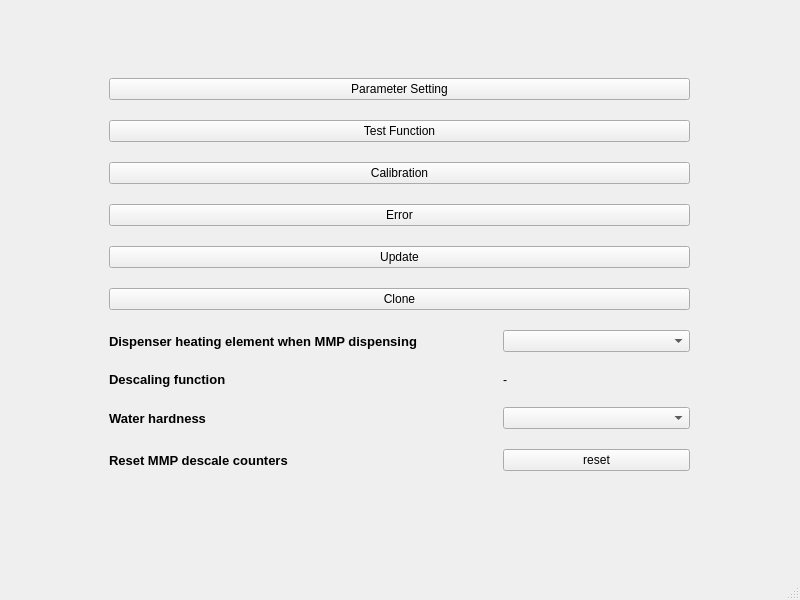
<?xml version="1.0" encoding="UTF-8"?>
<ui version="4.0">
 <class>FMU_SETTING</class>
 <widget class="QMainWindow" name="FMU_SETTING">
  <property name="geometry">
   <rect>
    <x>0</x>
    <y>0</y>
    <width>800</width>
    <height>600</height>
   </rect>
  </property>
  <property name="windowTitle">
   <string>MainWindow</string>
  </property>
  <widget class="QWidget" name="centralwidget">
   <widget class="QWidget" name="verticalLayoutWidget">
    <property name="geometry">
     <rect>
      <x>29</x>
      <y>19</y>
      <width>741</width>
      <height>511</height>
     </rect>
    </property>
    <layout class="QVBoxLayout" name="verticalLayout">
     <property name="leftMargin">
      <number>30</number>
     </property>
     <property name="rightMargin">
      <number>30</number>
     </property>
     <item>
      <layout class="QVBoxLayout" name="verticalLayout_2">
       <property name="spacing">
        <number>20</number>
       </property>
       <property name="leftMargin">
        <number>50</number>
       </property>
       <property name="rightMargin">
        <number>50</number>
       </property>
       <item>
        <spacer name="verticalSpacer_2">
         <property name="orientation">
          <enum>Qt::Vertical</enum>
         </property>
         <property name="sizeHint" stdset="0">
          <size>
           <width>20</width>
           <height>40</height>
          </size>
         </property>
        </spacer>
       </item>
       <item>
        <widget class="QPushButton" name="btn_param">
         <property name="text">
          <string>Parameter Setting</string>
         </property>
        </widget>
       </item>
       <item>
        <widget class="QPushButton" name="btn_test">
         <property name="text">
          <string>Test Function</string>
         </property>
        </widget>
       </item>
       <item>
        <widget class="QPushButton" name="btn_cal">
         <property name="text">
          <string>Calibration</string>
         </property>
        </widget>
       </item>
       <item>
        <widget class="QPushButton" name="btn_error">
         <property name="text">
          <string>Error</string>
         </property>
        </widget>
       </item>
       <item>
        <widget class="QPushButton" name="btn_up">
         <property name="text">
          <string>Update</string>
         </property>
        </widget>
       </item>
       <item>
        <widget class="QPushButton" name="btn_clone">
         <property name="text">
          <string>Clone</string>
         </property>
        </widget>
       </item>
       <item>
        <layout class="QHBoxLayout" name="horizontalLayout" stretch="2,1">
         <item>
          <widget class="QLabel" name="label">
           <property name="font">
            <font>
             <pointsize>10</pointsize>
             <weight>75</weight>
             <bold>true</bold>
            </font>
           </property>
           <property name="text">
            <string>Dispenser heating element when MMP dispensing</string>
           </property>
          </widget>
         </item>
         <item>
          <widget class="QComboBox" name="cb_element_switch"/>
         </item>
        </layout>
       </item>
       <item>
        <layout class="QHBoxLayout" name="horizontalLayout_2" stretch="2,1">
         <item>
          <widget class="QLabel" name="label_2">
           <property name="font">
            <font>
             <pointsize>10</pointsize>
             <weight>75</weight>
             <bold>true</bold>
            </font>
           </property>
           <property name="text">
            <string>Descaling function</string>
           </property>
          </widget>
         </item>
         <item>
          <widget class="QLabel" name="lbl_descale">
           <property name="text">
            <string>-</string>
           </property>
          </widget>
         </item>
        </layout>
       </item>
       <item>
        <layout class="QHBoxLayout" name="horizontalLayout_3" stretch="2,1">
         <item>
          <widget class="QLabel" name="label_4">
           <property name="font">
            <font>
             <pointsize>10</pointsize>
             <weight>75</weight>
             <bold>true</bold>
            </font>
           </property>
           <property name="text">
            <string>Water hardness</string>
           </property>
          </widget>
         </item>
         <item>
          <widget class="QComboBox" name="cb_hardness"/>
         </item>
        </layout>
       </item>
       <item>
        <layout class="QHBoxLayout" name="horizontalLayout_4" stretch="2,1">
         <item>
          <widget class="QLabel" name="label_5">
           <property name="font">
            <font>
             <pointsize>10</pointsize>
             <weight>75</weight>
             <bold>true</bold>
            </font>
           </property>
           <property name="text">
            <string>Reset MMP descale counters</string>
           </property>
          </widget>
         </item>
         <item>
          <widget class="QPushButton" name="pbtn_rest">
           <property name="text">
            <string>reset</string>
           </property>
          </widget>
         </item>
        </layout>
       </item>
       <item>
        <spacer name="verticalSpacer">
         <property name="orientation">
          <enum>Qt::Vertical</enum>
         </property>
         <property name="sizeHint" stdset="0">
          <size>
           <width>20</width>
           <height>40</height>
          </size>
         </property>
        </spacer>
       </item>
      </layout>
     </item>
    </layout>
   </widget>
  </widget>
  <widget class="QMenuBar" name="menubar">
   <property name="geometry">
    <rect>
     <x>0</x>
     <y>0</y>
     <width>800</width>
     <height>21</height>
    </rect>
   </property>
  </widget>
  <widget class="QStatusBar" name="statusbar"/>
 </widget>
 <resources/>
 <connections/>
</ui>
